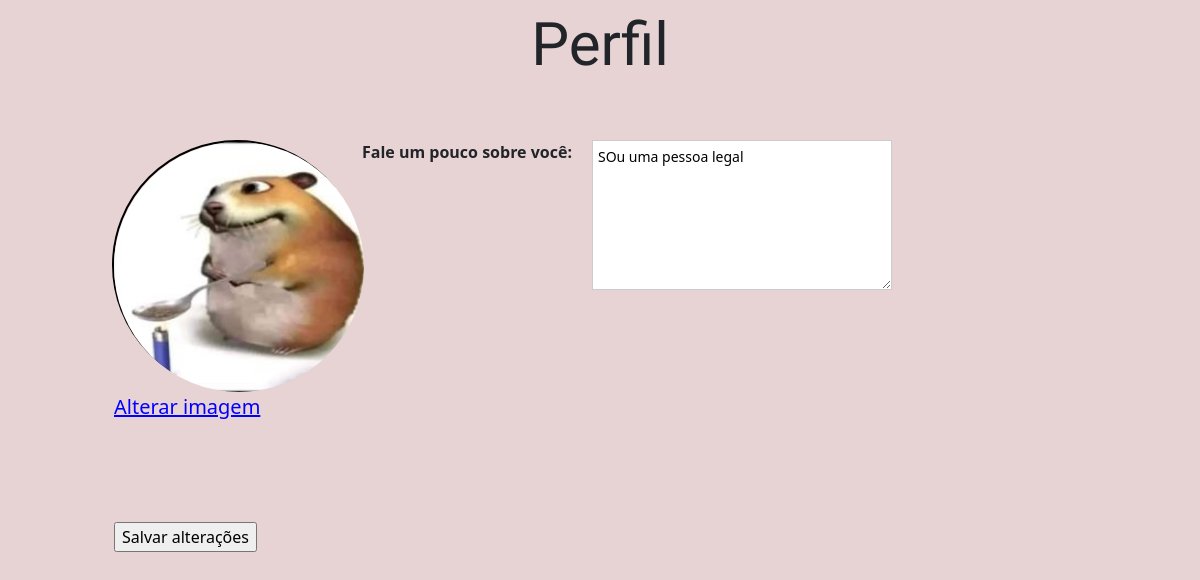
The app's page /noticias/perfil/ (signed in) with its own data.
### usuarios/models.py (models this page shows, shortened)
class UserProfile(models.Model):
    user = models.OneToOneField(User, on_delete=models.CASCADE)
    profile_image = models.ImageField(
        upload_to='imagens/', blank=True, null=True)
    profile_text = models.TextField(blank=True)

### noticias/views.py (the view, shortened to what this page needs)
# urls.py: path('perfil/', views.perfil, name='perfil'),
@login_required
def perfil(request):
    pessoa = UserProfile.objects.get(user=request.user)
    return render(request, 'noticias/perfil.html', context={'pessoa': pessoa})

### noticias/templates/noticias/perfil.html (shortened to what this page needs)
{% load static %}
<!DOCTYPE html>
<html lang="en">
<head>
    <link rel="stylesheet" type="text/css" href="{% static 'css/perfil.css' %}">
    <link href="https://cdn.jsdelivr.net/npm/bootstrap@5.0.2/dist/css/bootstrap.min.css" rel="stylesheet">
</head>
</head>
<body style="background-color: rgba(207, 166, 166, 0.493)">
    <div class="container-fluid header-perfil">Perfil</div>
    <form action="." method="POST" enctype="multipart/form-data">
        <div class="container-fluid main-c">
            <div class="perfil-foto-main">
                {% if pessoa.profile_image %}
                    <img class="perfil-foto" src={{ pessoa.profile_image.url }} alt="Imagem de Perfil">
                {% else %}
                <img class="perfil-foto" src="{% static 'img/entrar.png' %}" alt="Imagem Padrão">
                {% endif %}
                <label class="file-label" for="file-input">Alterar imagem</label>
                <input class="submit-main" type="submit" value="Salvar alterações">
            </div>
            <b>Fale um pouco sobre você:</b>
            <div class="form-perfil">
                <textarea class="textarea-text" name="texto-perfil" id="" cols="30" rows="10">{{ pessoa.profile_text }}</textarea>
            </div>
        </div>
    </form>
</body>
</html>

### templates/static/css/perfil.css (style rules this page uses)
.perfil-foto-main { border: 2px solid black; width: 250px; height: 250px; border-radius: 50%; margin-left: 100px; }
.perfil-foto { border-radius: 50%; width: 250px; height: 250px; }
body { background-color: rgba(207, 166, 166, 0.493) }
.header-perfil { font-size: 60px; font-family: 'Playpen Sans', sans-serif; text-align: center; }
.main-c { display: flex; margin-top: 50px; }
.textarea-text { width: 300px; height: 150px; font-size: 14px; border: 1px solid #ccc; padding: 5px; margin-left: 20px; }
.file-label { font-size: 20px; text-decoration: underline; color: blue; cursor: pointer; }
.submit-main { margin-top: 100px; }

### records on screen
UserProfile: profile_image (picture), texto-perfil "SOu uma pessoa legal"
